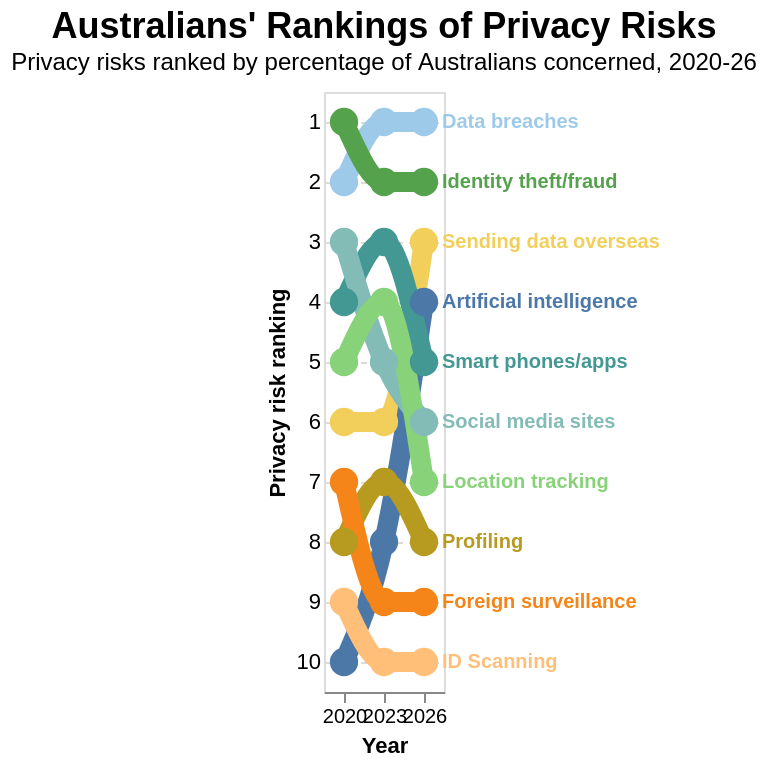

Write the Vega-Lite specification saved for this chart.
### Vega-Lite specification from a JSON file in a GitHub repository (floating-point values rounded to 4 significant figures)
{"$schema": "https://vega.github.io/schema/vega-lite/v5.json", "title": {"text": "Australians' Rankings of Privacy Risks", "subtitle": "Privacy risks ranked by percentage of Australians concerned, 2020-26", "fontSize": 18}, "width": "container", "height": 300, "data": {"values": [{"PrivacyRisk": "Data breaches", "Rank 2020": 2, "Rank 2023": 1, "Rank 2026": 1}, {"PrivacyRisk": "Identity theft/fraud", "Rank 2020": 1, "Rank 2023": 2, "Rank 2026": 2}, {"PrivacyRisk": "Sending data overseas", "Rank 2020": 6, "Rank 2023": 6, "Rank 2026": 3}, {"PrivacyRisk": "Artificial intelligence", "Rank 2020": 10, "Rank 2023": 8, "Rank 2026": 4}, {"PrivacyRisk": "Smart phones/apps", "Rank 2020": 4, "Rank 2023": 3, "Rank 2026": 5}, {"PrivacyRisk": "Social media sites", "Rank 2020": 3, "Rank 2023": 5, "Rank 2026": 6}, {"PrivacyRisk": "Location tracking", "Rank 2020": 5, "Rank 2023": 4, "Rank 2026": 7}, {"PrivacyRisk": "Profiling", "Rank 2020": 8, "Rank 2023": 7, "Rank 2026": 8}, {"PrivacyRisk": "Foreign surveillance", "Rank 2020": 7, "Rank 2023": 9, "Rank 2026": 9}, {"PrivacyRisk": "ID Scanning", "Rank 2020": 9, "Rank 2023": 10, "Rank 2026": 10}]}, "transform": [{"fold": ["Rank 2020", "Rank 2023", "Rank 2026"], "as": ["Year", "Rank"]}, {"calculate": "toNumber(replace(datum.Year, 'Rank ', ''))", "as": "Year"}], "encoding": {"x": {"field": "Year", "type": "ordinal", "sort": [2020, 2023, 2026], "axis": {"labelAngle": 0}}, "y": {"field": "Rank", "type": "quantitative", "scale": {"domain": [10.5, 0.5]}, "axis": {"title": "Privacy risk ranking", "titleFontSize": 11, "labelFontSize": 11, "values": [1, 2, 3, 4, 5, 6, 7, 8, 9, 10], "grid": true, "gridColor": "#dedbd2", "gridDash": [3, 3], "domain": false, "ticks": false}}, "color": {"field": "PrivacyRisk", "type": "nominal", "scale": {"scheme": "tableau20"}}, "detail": {"field": "PrivacyRisk"}, "tooltip": [{"field": "PrivacyRisk", "type": "nominal", "title": "Privacy risk"}, {"field": "Year", "type": "ordinal", "title": "Year"}, {"field": "Rank", "type": "quantitative", "title": "Rank", "format": ".0f"}]}, "layer": [{"mark": {"type": "line", "interpolate": "monotone", "strokeWidth": 10, "point": {"filled": true, "size": 200, "strokeWidth": 1}}}, {"transform": [{"filter": "datum.Year === 2026"}], "mark": {"type": "text", "align": "left", "dx": 9, "fontSize": 10, "fontWeight": "bold"}, "encoding": {"text": {"field": "PrivacyRisk"}, "color": {"field": "PrivacyRisk", "type": "nominal", "scale": {"scheme": "tableau20"}, "legend": null}}}]}
